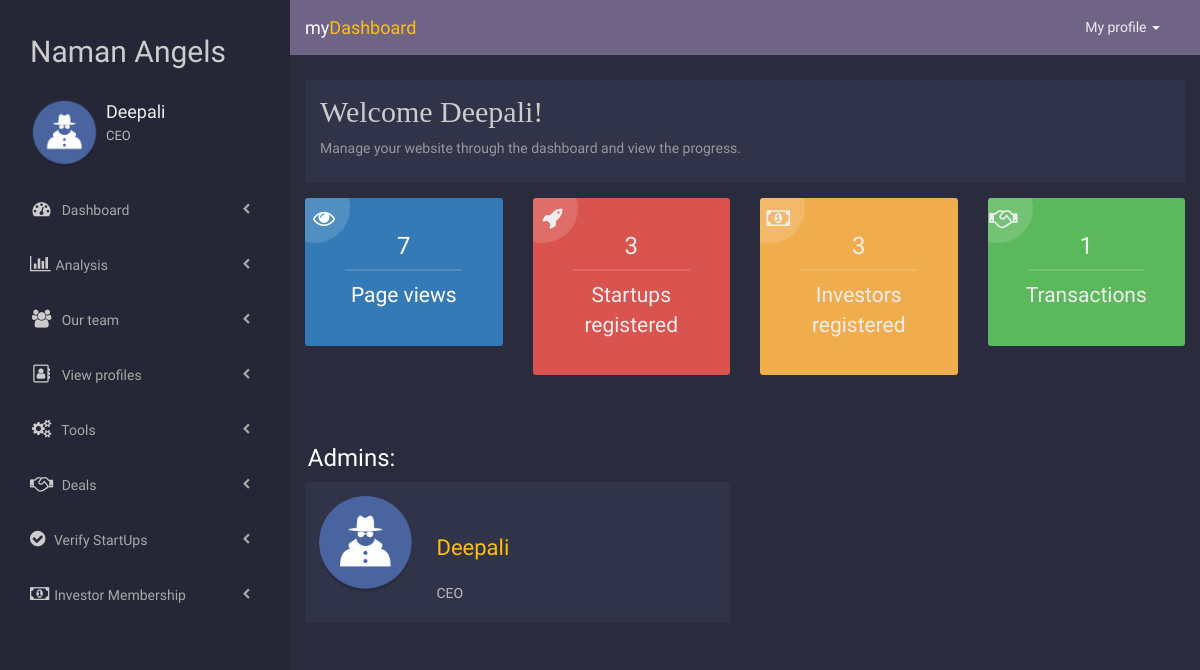
/admin/dashboard.php (signed in), run on an earlier commit of the app's database.
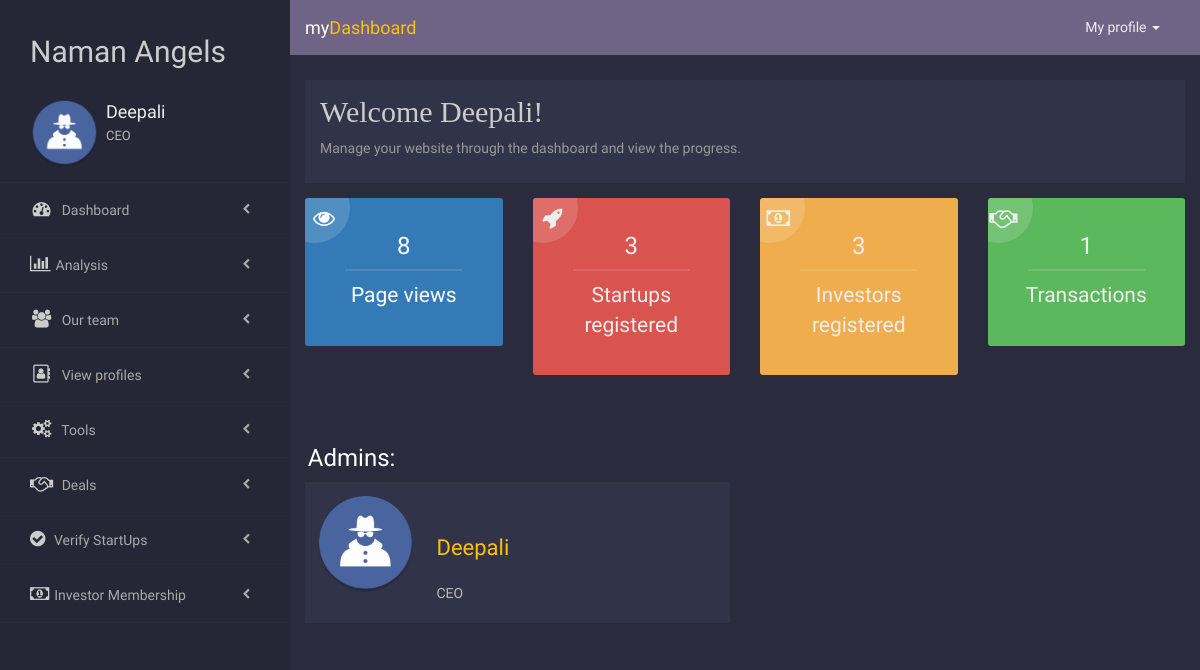
And on a later commit of the database.
### tables this page shows
CREATE TABLE `siteinfo` (
  `ID` int(100) NOT NULL,
  `Counter` int(100) NOT NULL DEFAULT '0'
);

### admin/dashboard.php (the view, shortened to what this page needs)
<?php
  require "../server.php" ;
  $q = "SELECT * FROM userstp;";
	$results=mysqli_query($db, $q);
  $startup=mysqli_num_rows($results);
  $q1 = "SELECT * FROM userinv;";
	$results=mysqli_query($db, $q1);
  $investor=mysqli_num_rows($results);
  $q1 = "SELECT * FROM requests WHERE Deal=1;";
  $results=mysqli_query($db, $q1);
  $transactions=mysqli_num_rows($results);
  $q = "SELECT * FROM siteinfo where ID = '1'";
  $results=mysqli_query($db, $q);
  $row = mysqli_fetch_array($results);
  $pagehit = $row['Counter'];
?>
<html lang="en">
  <head>
    <link rel="stylesheet" href="https://maxcdn.bootstrapcdn.com/font-awesome/4.7.0/css/font-awesome.min.css">
    <link rel="stylesheet" href="css/dashboard.css">
  </head>
  <body>
  <?php require "sidebar.php" ?>
  <div class="cont">
      <div class="welcome">
        <div class="container-fluid">
          <div class="row">
            <div class="col-md-12">
              <div class="content">
                <h2>Welcome <?php echo $AdminName;?>!</h2>
                <p>Manage your website through the dashboard and view the progress.</p>
              </div>
            </div>
          </div>
        </div>
      </div>
      <section class='statis text-center'>
        <div class="container-fluid">
          <div class="row">
            <div class="col-md-3">
              <div class="box bg-primary">
                <i class="fa fa-eye"></i>
                <h3><?= $pagehit?></h3>
                <p class="lead">Page views</p>
              </div>
            </div>
            <div class="col-md-3">
              <div class="box danger">
                <i class="fa fa-rocket"></i>
                <h3><?php echo $startup ;?></h3>
                <p class="lead">Startups registered</p>
              </div>
            </div>
            <div class="col-md-3">
              <div class="box warning">
                <i class="fa fa-money"></i>
                <h3><?php echo $investor ;?></h3>
                <p class="lead">Investors registered</p>
              </div>
            </div>
            <div class="col-md-3">
              <div class="box success">
                <i class="fa fa-handshake-o"></i>
                <h3><?php echo $transactions ;?></h3>
                <p class="lead">Transactions</p>
              </div>
            </div>
          </div>
        </div>
      </section>
      <?php
            $qu = "SELECT * FROM admin";
            $results = mysqli_query($db, $qu);
            echo '
                  <section class="admins">
                    <div class="container-fluid">
                    <div class="row">
                     <h3>  &nbsp;&nbsp;&nbsp;Admins:</h3>
            ';
            while($row = mysqli_fetch_assoc($results))
            {
                    echo '
                      <div class="col-md-6">
                      <div class="box">
                            <div class="admin">
                              <div class="img">
                              <img class="img-responsive" src="../'.$row['ProfilePic'].'" style="border-radius:50%;"/>
                              </div>
                              <div class="info"><br><br>
                              <font class="name">'.$row['AdminName'].'</font><br><br>
                              <p class="designation">'.$row['AdminDesgn'].'</p></center>
                              </div>
                            </div>
                            </div>
                            </div>';
            }
            echo '
            </div>
            </div>
            </section>
            ';
            ?>
      </div>
      </body>
    </html>

### admin/sidebar.php (shortened to what this page needs)
<?php
  $id = $_SESSION['adminID'];
	$qu = "SELECT * FROM admin WHERE adminID = '$id'";
	$results = mysqli_query($db, $qu);
	$row = mysqli_fetch_assoc($results);
	$AdminName = $row['AdminName'];
  $AdminDesgn = $row['AdminDesgn'];
  $ProfilePic = $row['ProfilePic'];
?>
<html lang="en">
  <head>
    <link rel="stylesheet" href="https://maxcdn.bootstrapcdn.com/bootstrap/3.3.7/css/bootstrap.min.css">
    <link rel="stylesheet" href="https://maxcdn.bootstrapcdn.com/font-awesome/4.7.0/css/font-awesome.min.css">
    <link rel="stylesheet" href="css/sidebar.css">
  </head>
  <body>
    <aside class="side-nav" id="show-side-navigation1">
      <div class="heading">
        <h2>Naman Angels</h2><br>
        <?= "<img src='../".$ProfilePic."' style='border-radius:50%;'/>";?>
        <div class="info">
          <h3><a href="profile.php"><?php echo $AdminName;?></a></h3>
          <p><?php echo $AdminDesgn; ?></p>
        </div>
      </div>
      <ul class="categories">
      <li><i class="fa fa-dashboard fa-fw"></i><a href="dashboard.php"> Dashboard</span></a>
        </li>
        <li><i class="fa fa-bar-chart-o"></i><a href="analytics.php">Analysis</a></li>
        <li><i class="fa fa-users fa-fw"></i><a href="#"> Our team</a>
        </li>
        <li><i class="fa fa-address-book-o fa-fw"></i><a href="#"> View profiles</a>
        </li>
        <li><i class="fa fa-cogs fa-fw"></i><a href="#"> Tools</a>
        </li>
        <li><i class="fa fa-handshake-o fa-fw"></i><a href="transaction.php"> Deals </a></li>
        <li><i class="fa fa-check-circle"></i><a href="verify.php"> Verify StartUps</a></li>
        <li><i class="fa fa-money"></i><a href="#">Investor Membership</a>
        </li>
    </aside>
    <section id="contents">
      <nav class="navbar navbar-default">
        <div class="container-fluid">
          <div class="navbar-header">
            <a class="navbar-brand" href="#">my<span class="main-color">Dashboard</span></a>
          </div>
          <div class="collapse navbar-collapse navbar-right" id="bs-example-navbar-collapse-1">
            <ul class="nav navbar-nav">
              <li class="dropdown">
                <a href="#" class="dropdown-toggle" data-toggle="dropdown" role="button" aria-haspopup="true" aria-expanded="false">My profile <span class="caret"></span></a>
              </li>
            </ul>
          </div>
        </div>
      </nav>
      </section>
    </body>
</html>

### admin/css/dashboard.css (style rules this page uses)
* { padding: 0; margin: 0; box-sizing: border-box; font-family: 'Droid Sans', sans-serif; outline: none; }
.cont { margin-left: 290px; z-index: -100; }
body { background-color: #2a2b3d }
#contents { position: relative; transition: .3s; margin-left: 290px; background-color: #2a2b3d; }
.welcome { color: #CCC; }
.welcome .content { background-color: #313348; padding: 15px; margin-top: 25px; }
.welcome h2 { font-family: Calibri; font-weight: 100; margin-top: 0 }
.welcome p { color: #999; }
.admins { margin-top: 25px; }
.admins .box .admin { margin-bottom: 20px; overflow: hidden; background-color: #313348; padding: 10px; }
.admins .box .admin .img { width: 20%; margin-right: 5%; float: left; }
.admins .box .admin .img img { border-radius: 50%; }
.admins .box .info { width: 75%; color: #EEE; float: left; }
.admins .box .info p { color: #BBB }
.statis { color: #EEE; margin-top: 15px; }
.statis .box { position: relative; padding: 15px; overflow: hidden; border-radius: 3px; margin-bottom: 25px; }
.statis .box h3:after { content: ""; height: 2px; width: 70%; margin: auto; background-color: rgba(255, 255, 255, 0.12); display: block; margin-top: 10px; }
.statis .box i { position: absolute; height: 70px; width: 70px; font-size: 22px; padding: 15px; top: -25px; left: -25px; background-color: rgba(255, 255, 255, 0.15); line-height: 60px; text-align: right; border-radius: 50%; }
.main-color { color: #ffc107 }
.warning { background-color: #f0ad4e }
.danger { background-color: #d9534f }
.success { background-color: #5cb85c }

### admin/css/sidebar.css (style rules this page uses)
* { padding: 0; margin: 0; box-sizing: border-box; font-family: 'Droid Sans', sans-serif; outline: none; }
body { background-color: #2a2b3d; }
#contents { position: relative; transition: .3s; margin-left: 290px; background-color:#5c98f2; }
.side-nav { float: left; height: 100%; width: 290px; background-color: #252636; color: #CCC; -webkit-transform: translateX(0); transform: translateX(0); transition: .3s; position: fixed; top: 0; left: 0; overflow: auto; z-index: 9999999 }
.side-nav .heading { background-color: #252636; padding: 15px 15px 15px 30px; overflow: hidden; border-bottom: 1px solid #2a2b3c }
.side-nav .heading > img { border-radius: 50%; float: left; width: 28%; }
.side-nav .info { float: left; width: 69%; margin-left: 3%; }
.side-nav .heading .info > h3 { margin: 0 0 5px }
.side-nav .heading .info > h3 > a { color: #EEE; font-weight: 100; margin-top: 4px; display: block; text-decoration: none; font-size: 18px; }
.side-nav .heading .info > p { color: #BBB; font-size: 13px; }
.side-nav .categories > li { padding: 17px 40px 17px 30px; overflow: hidden; border-bottom: 1px solid rgba(255, 255, 255, 0.02); cursor: pointer; }
.side-nav .categories > li > a { color: #AAA; text-decoration: none; }
.side-nav .categories > li > i { font-size: 18px; margin-right: 5px }
.side-nav .categories > li > a:after { content: "\f053"; font-family: fontAwesome; font-size: 11px; line-height: 1.8; float: right; color: #AAA; transition: all .8s ease-in-out; }
.main-color { color: #ffc107; }
.navbar-default { background-color: #6f6486 !important; border: none !important; border-radius: 0 !important; margin: 0 !important }
.navbar-default .navbar-nav>li>a { color: #EEE !important; line-height: 55px !important; padding: 0 10px !important; }
.navbar-default .navbar-brand { color:#FFF !important }
.navbar-default .navbar-brand { line-height: 55px !important; padding: 0 !important }
.navbar>.container .navbar-brand, .navbar>.container-fluid .navbar-brand { margin: 0 !important }
.navbar-default .navbar-nav>li>a { float: left !important; }

What changed in the data, as far as the page shows it:
changed siteinfo: Counter "7" → "8"
